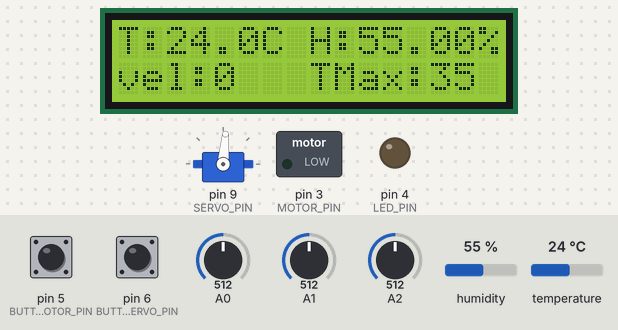
Bench run of a sketch on a simulated Arduino Uno, built with avr-gcc and run on an emulated ATmega328P. On the bench: servo, 16×2 character LCD, switched loads named in the sketch (green lamp = pin HIGH), output pins drawn as LEDs (lit = HIGH). Inputs (shaded band) come from the test bench; at power-on: pin 6 (BUTTON_SERVO_PIN) HIGH, humidity 55 %, pin 5 (BUTTON_MOTOR_PIN) HIGH, A0 = 512, A1 = 512, A2 = 512, temperature 24 °C.

Above: at 1.2 s.
1.3 s: pin 6 (BUTTON_SERVO_PIN) pulled LOW for 1 s
At 2.0 s:
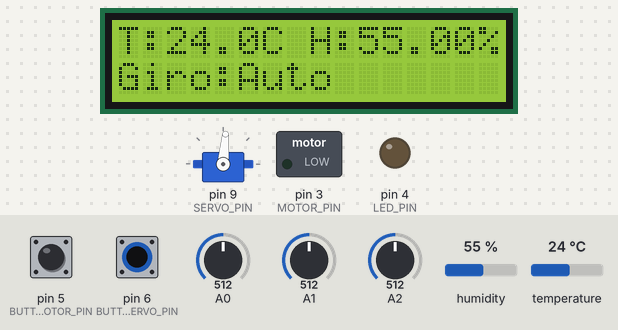
6.1 s: humidity set to 74 %
At 8.32 s:
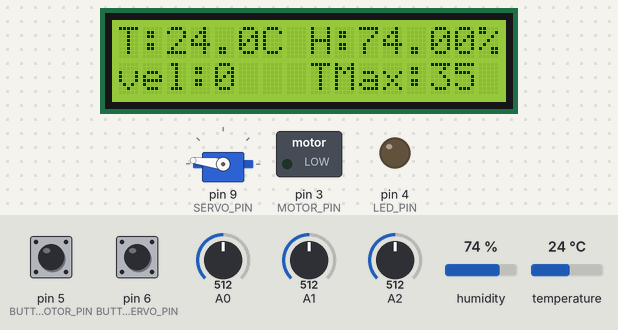
9.2 s: humidity set to 77 %
At 10.35 s:
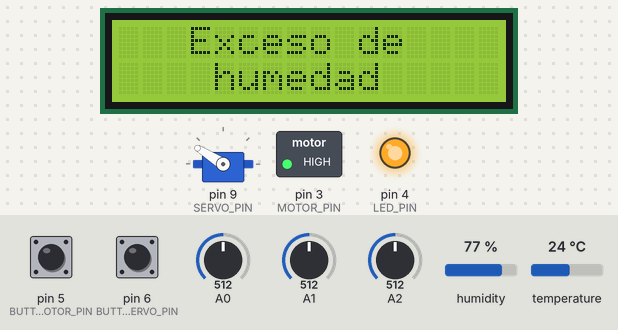
11.9 s: pin 5 (BUTTON_MOTOR_PIN) pulled LOW for 1 s
At 13.1 s:
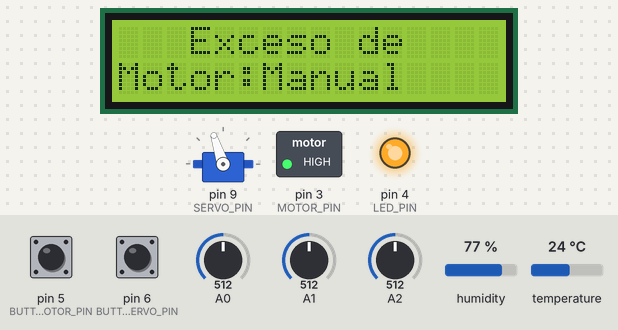
16.0 s: pin 5 (BUTTON_MOTOR_PIN) pulled LOW for 3.2 s
At 17.0 s:
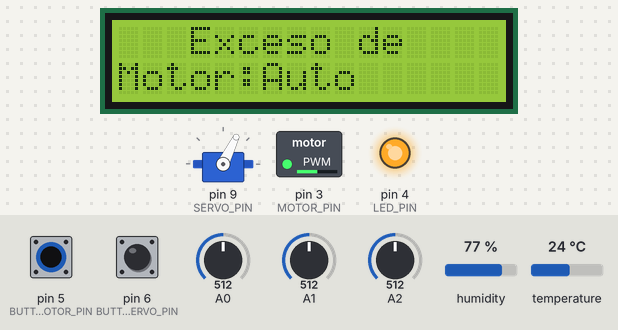
20.7 s: humidity set to 22 %
At 21.05 s:
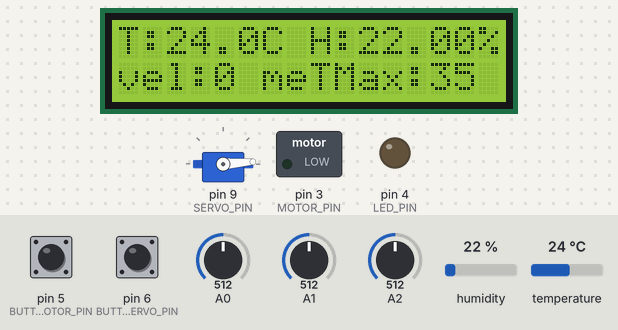
Timing chart, 0 to 25.9 s (numbered marks = the images above; inputs shaded):
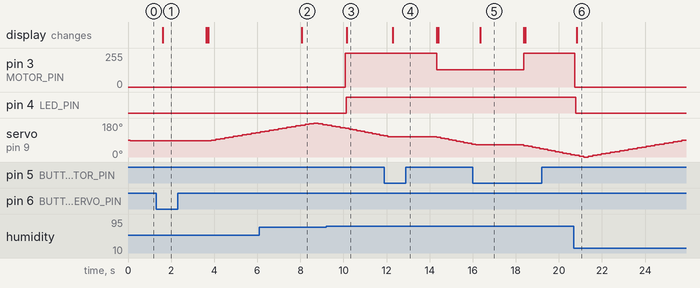

The sketch:

final_lab04.ino
```cpp
/* UNIVERSIDAD TECNICA DEL NORTE
      SISTEMAS EMBEBIDOS
            LAB 04
           GRUPO 02
 INTEGRANTES: JEAN VISCAINO, JHOJAN RIVERA, DAMIAN SANCHEZ
*/

#include <DHT.h>
#include <Servo.h>
#include <Wire.h>
#include <LiquidCrystal_I2C.h>

// Pines
#define DHTPIN 2         //sensor de temperatura y humedad
#define DHTTYPE DHT11    // se establece el tipo de sensor DHT
#define MOTOR_PIN 3      // Pin PWM para controlar el motor
#define SERVO_PIN 9      // Pin para controlar el servo
#define BUTTON_MOTOR_PIN 5
#define BUTTON_SERVO_PIN 6
#define LED_PIN 4        // Pin para el LED

// Inicialización de objetos
DHT dht(DHTPIN, DHTTYPE);
Servo servo;
LiquidCrystal_I2C lcd(0x27, 16, 2);

// Variables de estado
bool motorManualMode = false; // Iniciar en modo automático
bool servoManualMode = true; // Iniciar en modo automático
int motorSpeed = 0;
int servoAngle = 0;
int servoDirection = 1;
int angleStep = 4; // Incremento del ángulo: mayor valor = más rápido
int delayTime = 40; // Retardo en milisegundos: menor valor = más rápido

unsigned long lastDebounceTimeMotor = 0;
unsigned long lastDebounceTimeServo = 0;
unsigned long debounceDelay = 50;
bool lastButtonStateMotor = HIGH;
bool lastButtonStateServo = HIGH;
bool motorButtonPressed = false;
bool servoButtonPressed = false;

void setup() {
  // Inicialización de componentes
  dht.begin();
  servo.attach(SERVO_PIN);
  lcd.init();
  lcd.backlight();

  pinMode(BUTTON_MOTOR_PIN, INPUT_PULLUP);
  pinMode(BUTTON_SERVO_PIN, INPUT_PULLUP);
  pinMode(LED_PIN, OUTPUT); // Configurar el pin del LED como salida
}

void loop() {
  // Leer temperatura y humedad
  float temp = dht.readTemperature();
  float humidity = dht.readHumidity();

  // Leer botones con debounce
  int readingMotor = digitalRead(BUTTON_MOTOR_PIN);
  if (readingMotor != lastButtonStateMotor) {
    lastDebounceTimeMotor = millis();
  }
  if ((millis() - lastDebounceTimeMotor) > debounceDelay) {
    if (readingMotor == LOW && !motorButtonPressed) {
      motorManualMode = !motorManualMode;
      displayModeChange("Motor", motorManualMode);
      motorButtonPressed = true;
    } else if (readingMotor == HIGH) {
      motorButtonPressed = false;
    }
  }
  lastButtonStateMotor = readingMotor;

  int readingServo = digitalRead(BUTTON_SERVO_PIN);
  if (readingServo != lastButtonStateServo) {
    lastDebounceTimeServo = millis();
  }
  if ((millis() - lastDebounceTimeServo) > debounceDelay) {
    if (readingServo == LOW && !servoButtonPressed) {
      servoManualMode = !servoManualMode;
      displayModeChange("Giro", servoManualMode);
      servoButtonPressed = true;
    } else if (readingServo == HIGH) {
      servoButtonPressed = false;
    }
  }
  lastButtonStateServo = readingServo;

  // Leer el valor del potenciómetro para la temperatura máxima
  int potValue = analogRead(A2);
  int maxTemp = map(potValue, 0, 1023, 20, 50); // Ajustar el rango de temperatura según sea necesario

  // Control del motor
  if (motorManualMode) {
    // Modo manual (controlar con una entrada de usuario, por ejemplo un potenciómetro)
    motorSpeed = analogRead(A0) / 4; // Ajusta esto según tu entrada manual
  } else {
    // Modo automático (dependiendo de la temperatura y humedad)
    if (humidity > 75) {
      motorSpeed = 255; // Máxima velocidad si la humedad es superior a 75%
    } else {
      motorSpeed = map(temp, 24, maxTemp, 0, 255);
      motorSpeed = constrain(motorSpeed, 0, 255);
    }
  }
  analogWrite(MOTOR_PIN, motorSpeed);

  // Control del servo
  if (servoManualMode) {
    // Modo manual (controlar con una entrada de usuario, por ejemplo un potenciómetro)
    servoAngle = analogRead(A1) / 6; // Ajusta esto según tu entrada manual
    servo.write(servoAngle);
  } else {
    // Modo automático (girar de 0° a 180° en bucle)
    if (motorSpeed != 85) { // Verificar que el PWM del motor no esté en 85
      servo.write(servoAngle);
      servoAngle += servoDirection * angleStep;

      if (servoAngle <= 0 || servoAngle >= 180) {
        servoDirection = -servoDirection;
        servoAngle = constrain(servoAngle, 0, 180); // Asegurarse de que el ángulo esté dentro de los límites
      }

      delay(delayTime); // Ajusta la velocidad del movimiento del servo
    }
  }

  // Control del LED según la humedad
  if (humidity > 75) {
    digitalWrite(LED_PIN, HIGH); // Encender el LED
  } else {
    digitalWrite(LED_PIN, LOW); // Apagar el LED
  }

  // Actualizar LCD
  if (humidity > 75) {
    // Mostrar mensaje de exceso de humedad
    lcd.setCursor(0, 0);
    lcd.print("   Exceso de        ");
    lcd.setCursor(0, 1);
    lcd.print("    humedad         ");
  } else if (temp > maxTemp) {
    // Mostrar mensaje de exceso de temperatura
    lcd.setCursor(0, 0);
    lcd.print("  Exceso de        ");
    lcd.setCursor(0, 1);
    lcd.print("   temperatura     ");
    lcd.print("               ");
  } else {
    // Mostrar temperatura y humedad
    lcd.setCursor(0, 0);
    lcd.print("T:");
    lcd.print(temp);
    lcd.setCursor(6, 0);
    lcd.print("C ");
    lcd.setCursor(8, 0);
    lcd.print("H:");
    lcd.print(humidity);
    lcd.print("%");
    lcd.print("               ");

    lcd.setCursor(0, 1);
    lcd.print("vel:");
    lcd.print(motorSpeed);
    lcd.print(" ");

    if (!motorManualMode) {
      lcd.setCursor(8, 1);
      lcd.print("TMax:");
      lcd.print(maxTemp);
      lcd.print("                    ");
    } else {
      lcd.print("                    "); // Limpiar cualquier carácter anterior
    }
  }

  delay(100); // Ajusta la frecuencia de actualización
}

void displayModeChange(const char* device, bool mode) {
  lcd.setCursor(0, 1);
  lcd.print(device);
  lcd.print(":");
  lcd.print(mode ? "Manual" : "Auto");
  lcd.print("                           "); // Limpiar cualquier carácter anterior
  delay(2000);
  // Limpiar el mensaje y volver a mostrar la velocidad
  lcd.setCursor(0, 1);
  lcd.print("Vel: ");
  lcd.print(motorSpeed);
  lcd.print("                           "); // Limpiar cualquier carácter anterior
}
```

Measured:
- the behaviour switches between 75 and 76 % on humidity (found by bisection; images 2 and 3)
- after the input at 1.3 s, servo on pin 9 (SERVO_PIN): moves from 85° to 129° over 2.1 s, starting after 2.6 s; the display: changes after 0.31 s (image 1)
- after the input at 6.1 s, the display: changes after 2.0 s (image 2)
- after the input at 9.2 s, pin 3 (MOTOR_PIN): 0/255 → 255/255 after 0.89 s; pin 4 (LED_PIN): LOW → HIGH after 0.93 s; the display: changes after 0.96 s (image 3)
- after the input at 11.9 s, pin 3 (MOTOR_PIN): 255/255 → 128/255 after 2.4 s; the display: changes after 0.39 s (image 4)
- after the input at 16.0 s, pin 3 (MOTOR_PIN): 128/255 → 255/255 after 2.4 s; the display: changes after 0.34 s (image 5)
- after the input at 20.7 s, pin 3 (MOTOR_PIN): 255/255 → 0/255 at once; pin 4 (LED_PIN): HIGH → LOW after 0.09 s; the display: changes after 0.13 s (image 6)
